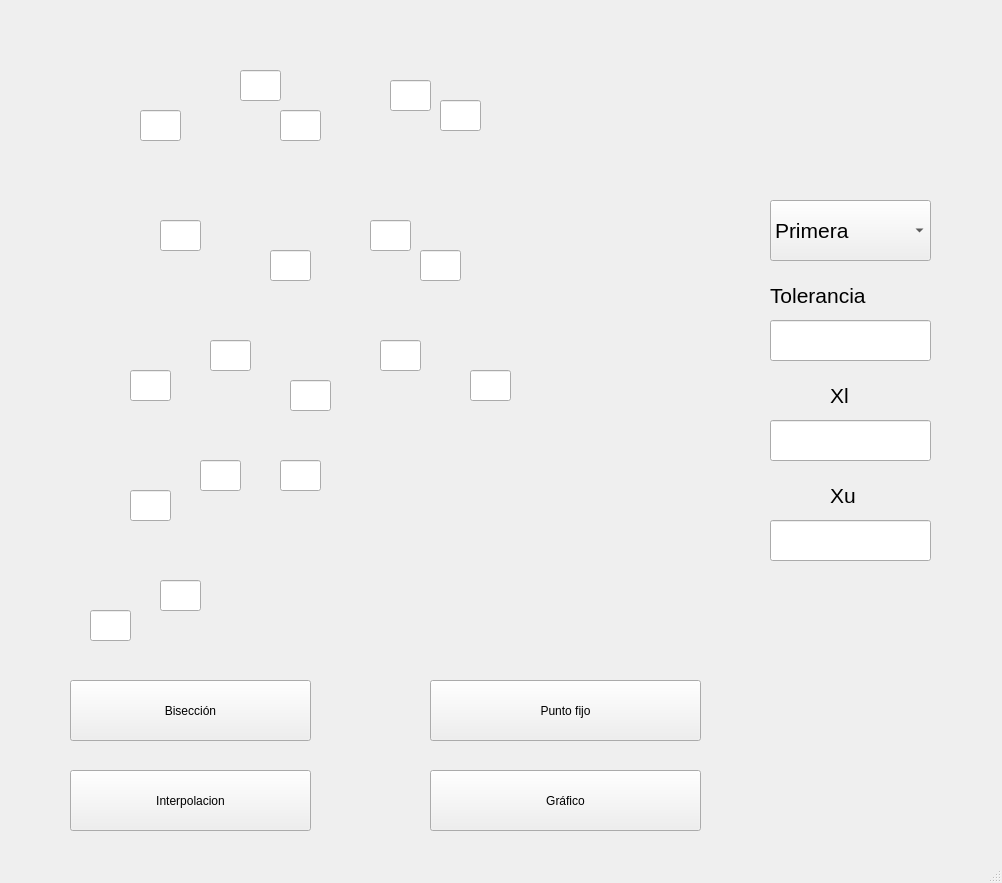
<?xml version="1.0" encoding="UTF-8"?>
<ui version="4.0">
 <class>MetodosIntervalo</class>
 <widget class="QMainWindow" name="MetodosIntervalo">
  <property name="enabled">
   <bool>true</bool>
  </property>
  <property name="geometry">
   <rect>
    <x>0</x>
    <y>0</y>
    <width>1002</width>
    <height>883</height>
   </rect>
  </property>
  <property name="windowTitle">
   <string>Metodos de intervalo</string>
  </property>
  <widget class="QWidget" name="centralwidget">
   <widget class="QPushButton" name="interpolacion">
    <property name="geometry">
     <rect>
      <x>70</x>
      <y>770</y>
      <width>241</width>
      <height>61</height>
     </rect>
    </property>
    <property name="text">
     <string>Interpolacion</string>
    </property>
   </widget>
   <widget class="QPushButton" name="grafico">
    <property name="geometry">
     <rect>
      <x>430</x>
      <y>770</y>
      <width>271</width>
      <height>61</height>
     </rect>
    </property>
    <property name="text">
     <string>Gráfico</string>
    </property>
   </widget>
   <widget class="QPushButton" name="biseccion">
    <property name="geometry">
     <rect>
      <x>70</x>
      <y>680</y>
      <width>241</width>
      <height>61</height>
     </rect>
    </property>
    <property name="text">
     <string>Bisección</string>
    </property>
   </widget>
   <widget class="QPushButton" name="puntoFijo">
    <property name="geometry">
     <rect>
      <x>430</x>
      <y>680</y>
      <width>271</width>
      <height>61</height>
     </rect>
    </property>
    <property name="text">
     <string>Punto fijo</string>
    </property>
   </widget>
   <widget class="QComboBox" name="comboBox">
    <property name="enabled">
     <bool>true</bool>
    </property>
    <property name="geometry">
     <rect>
      <x>770</x>
      <y>200</y>
      <width>161</width>
      <height>61</height>
     </rect>
    </property>
    <property name="font">
     <font>
      <pointsize>16</pointsize>
     </font>
    </property>
    <property name="editable">
     <bool>false</bool>
    </property>
    <property name="currentText">
     <string>Primera</string>
    </property>
    <property name="duplicatesEnabled">
     <bool>false</bool>
    </property>
    <item>
     <property name="text">
      <string>Primera</string>
     </property>
    </item>
    <item>
     <property name="text">
      <string>Segunda</string>
     </property>
    </item>
    <item>
     <property name="text">
      <string>Tercera</string>
     </property>
    </item>
    <item>
     <property name="text">
      <string>Cuarta</string>
     </property>
    </item>
    <item>
     <property name="text">
      <string>Quinta</string>
     </property>
    </item>
   </widget>
   <widget class="QLabel" name="Resultado">
    <property name="geometry">
     <rect>
      <x>20</x>
      <y>10</y>
      <width>941</width>
      <height>51</height>
     </rect>
    </property>
    <property name="font">
     <font>
      <pointsize>20</pointsize>
     </font>
    </property>
    <property name="text">
     <string/>
    </property>
   </widget>
   <widget class="QLabel" name="fondo">
    <property name="geometry">
     <rect>
      <x>140</x>
      <y>70</y>
      <width>531</width>
      <height>611</height>
     </rect>
    </property>
    <property name="text">
     <string/>
    </property>
    <property name="pixmap">
     <pixmap>imagenes/ecuaciones4.gif</pixmap>
    </property>
    <property name="scaledContents">
     <bool>true</bool>
    </property>
   </widget>
   <widget class="QLineEdit" name="primera1">
    <property name="geometry">
     <rect>
      <x>140</x>
      <y>110</y>
      <width>41</width>
      <height>31</height>
     </rect>
    </property>
    <property name="font">
     <font>
      <pointsize>12</pointsize>
      <weight>75</weight>
      <bold>true</bold>
     </font>
    </property>
    <property name="text">
     <string/>
    </property>
   </widget>
   <widget class="QLineEdit" name="primera2">
    <property name="geometry">
     <rect>
      <x>240</x>
      <y>70</y>
      <width>41</width>
      <height>31</height>
     </rect>
    </property>
    <property name="font">
     <font>
      <pointsize>12</pointsize>
      <weight>75</weight>
      <bold>true</bold>
     </font>
    </property>
    <property name="text">
     <string/>
    </property>
   </widget>
   <widget class="QLineEdit" name="primera3">
    <property name="geometry">
     <rect>
      <x>280</x>
      <y>110</y>
      <width>41</width>
      <height>31</height>
     </rect>
    </property>
    <property name="font">
     <font>
      <pointsize>12</pointsize>
      <weight>75</weight>
      <bold>true</bold>
     </font>
    </property>
    <property name="text">
     <string/>
    </property>
   </widget>
   <widget class="QLineEdit" name="primera4">
    <property name="geometry">
     <rect>
      <x>390</x>
      <y>80</y>
      <width>41</width>
      <height>31</height>
     </rect>
    </property>
    <property name="font">
     <font>
      <pointsize>12</pointsize>
      <weight>75</weight>
      <bold>true</bold>
     </font>
    </property>
    <property name="text">
     <string/>
    </property>
   </widget>
   <widget class="QLineEdit" name="primera5">
    <property name="geometry">
     <rect>
      <x>440</x>
      <y>100</y>
      <width>41</width>
      <height>31</height>
     </rect>
    </property>
    <property name="font">
     <font>
      <pointsize>12</pointsize>
      <weight>75</weight>
      <bold>true</bold>
     </font>
    </property>
    <property name="text">
     <string/>
    </property>
   </widget>
   <widget class="QLineEdit" name="segunda1">
    <property name="geometry">
     <rect>
      <x>160</x>
      <y>220</y>
      <width>41</width>
      <height>31</height>
     </rect>
    </property>
    <property name="font">
     <font>
      <pointsize>12</pointsize>
      <weight>75</weight>
      <bold>true</bold>
     </font>
    </property>
    <property name="text">
     <string/>
    </property>
   </widget>
   <widget class="QLineEdit" name="segunda2">
    <property name="geometry">
     <rect>
      <x>270</x>
      <y>250</y>
      <width>41</width>
      <height>31</height>
     </rect>
    </property>
    <property name="font">
     <font>
      <pointsize>12</pointsize>
      <weight>75</weight>
      <bold>true</bold>
     </font>
    </property>
    <property name="text">
     <string/>
    </property>
   </widget>
   <widget class="QLineEdit" name="segunda3">
    <property name="geometry">
     <rect>
      <x>370</x>
      <y>220</y>
      <width>41</width>
      <height>31</height>
     </rect>
    </property>
    <property name="font">
     <font>
      <pointsize>12</pointsize>
      <weight>75</weight>
      <bold>true</bold>
     </font>
    </property>
    <property name="text">
     <string/>
    </property>
   </widget>
   <widget class="QLineEdit" name="segunda4">
    <property name="geometry">
     <rect>
      <x>420</x>
      <y>250</y>
      <width>41</width>
      <height>31</height>
     </rect>
    </property>
    <property name="font">
     <font>
      <pointsize>12</pointsize>
      <weight>75</weight>
      <bold>true</bold>
     </font>
    </property>
    <property name="text">
     <string/>
    </property>
   </widget>
   <widget class="QLineEdit" name="tercera1">
    <property name="geometry">
     <rect>
      <x>130</x>
      <y>370</y>
      <width>41</width>
      <height>31</height>
     </rect>
    </property>
    <property name="font">
     <font>
      <pointsize>12</pointsize>
      <weight>75</weight>
      <bold>true</bold>
     </font>
    </property>
    <property name="text">
     <string/>
    </property>
   </widget>
   <widget class="QLineEdit" name="tercera2">
    <property name="geometry">
     <rect>
      <x>210</x>
      <y>340</y>
      <width>41</width>
      <height>31</height>
     </rect>
    </property>
    <property name="font">
     <font>
      <pointsize>12</pointsize>
      <weight>75</weight>
      <bold>true</bold>
     </font>
    </property>
    <property name="text">
     <string/>
    </property>
   </widget>
   <widget class="QLineEdit" name="tercera3">
    <property name="geometry">
     <rect>
      <x>290</x>
      <y>380</y>
      <width>41</width>
      <height>31</height>
     </rect>
    </property>
    <property name="font">
     <font>
      <pointsize>12</pointsize>
      <weight>75</weight>
      <bold>true</bold>
     </font>
    </property>
    <property name="text">
     <string/>
    </property>
   </widget>
   <widget class="QLineEdit" name="tercera4">
    <property name="geometry">
     <rect>
      <x>380</x>
      <y>340</y>
      <width>41</width>
      <height>31</height>
     </rect>
    </property>
    <property name="font">
     <font>
      <pointsize>12</pointsize>
      <weight>75</weight>
      <bold>true</bold>
     </font>
    </property>
    <property name="text">
     <string/>
    </property>
   </widget>
   <widget class="QLineEdit" name="tercera5">
    <property name="geometry">
     <rect>
      <x>470</x>
      <y>370</y>
      <width>41</width>
      <height>31</height>
     </rect>
    </property>
    <property name="font">
     <font>
      <pointsize>12</pointsize>
      <weight>75</weight>
      <bold>true</bold>
     </font>
    </property>
    <property name="text">
     <string/>
    </property>
   </widget>
   <widget class="QLineEdit" name="cuarta1">
    <property name="geometry">
     <rect>
      <x>130</x>
      <y>490</y>
      <width>41</width>
      <height>31</height>
     </rect>
    </property>
    <property name="font">
     <font>
      <pointsize>12</pointsize>
      <weight>75</weight>
      <bold>true</bold>
     </font>
    </property>
    <property name="text">
     <string/>
    </property>
   </widget>
   <widget class="QLineEdit" name="cuarta2">
    <property name="geometry">
     <rect>
      <x>200</x>
      <y>460</y>
      <width>41</width>
      <height>31</height>
     </rect>
    </property>
    <property name="font">
     <font>
      <pointsize>12</pointsize>
      <weight>75</weight>
      <bold>true</bold>
     </font>
    </property>
    <property name="text">
     <string/>
    </property>
   </widget>
   <widget class="QLineEdit" name="cuarta3">
    <property name="geometry">
     <rect>
      <x>280</x>
      <y>460</y>
      <width>41</width>
      <height>31</height>
     </rect>
    </property>
    <property name="font">
     <font>
      <pointsize>12</pointsize>
      <weight>75</weight>
      <bold>true</bold>
     </font>
    </property>
    <property name="text">
     <string/>
    </property>
   </widget>
   <widget class="QLineEdit" name="quinta1">
    <property name="geometry">
     <rect>
      <x>90</x>
      <y>610</y>
      <width>41</width>
      <height>31</height>
     </rect>
    </property>
    <property name="font">
     <font>
      <pointsize>12</pointsize>
      <weight>75</weight>
      <bold>true</bold>
     </font>
    </property>
    <property name="text">
     <string/>
    </property>
   </widget>
   <widget class="QLineEdit" name="quinta2">
    <property name="geometry">
     <rect>
      <x>160</x>
      <y>580</y>
      <width>41</width>
      <height>31</height>
     </rect>
    </property>
    <property name="font">
     <font>
      <pointsize>12</pointsize>
      <weight>75</weight>
      <bold>true</bold>
     </font>
    </property>
    <property name="text">
     <string/>
    </property>
   </widget>
   <widget class="QLineEdit" name="tolerancia">
    <property name="geometry">
     <rect>
      <x>770</x>
      <y>320</y>
      <width>161</width>
      <height>41</height>
     </rect>
    </property>
    <property name="font">
     <font>
      <pointsize>16</pointsize>
      <weight>75</weight>
      <bold>true</bold>
     </font>
    </property>
    <property name="text">
     <string/>
    </property>
   </widget>
   <widget class="QLineEdit" name="xl">
    <property name="geometry">
     <rect>
      <x>770</x>
      <y>420</y>
      <width>161</width>
      <height>41</height>
     </rect>
    </property>
    <property name="font">
     <font>
      <pointsize>16</pointsize>
      <weight>75</weight>
      <bold>true</bold>
     </font>
    </property>
    <property name="text">
     <string/>
    </property>
   </widget>
   <widget class="QLineEdit" name="xu">
    <property name="geometry">
     <rect>
      <x>770</x>
      <y>520</y>
      <width>161</width>
      <height>41</height>
     </rect>
    </property>
    <property name="font">
     <font>
      <pointsize>16</pointsize>
      <weight>75</weight>
      <bold>true</bold>
     </font>
    </property>
    <property name="text">
     <string/>
    </property>
   </widget>
   <widget class="QLabel" name="label">
    <property name="geometry">
     <rect>
      <x>770</x>
      <y>280</y>
      <width>151</width>
      <height>31</height>
     </rect>
    </property>
    <property name="font">
     <font>
      <pointsize>16</pointsize>
     </font>
    </property>
    <property name="text">
     <string>Tolerancia</string>
    </property>
   </widget>
   <widget class="QLabel" name="label_2">
    <property name="geometry">
     <rect>
      <x>830</x>
      <y>380</y>
      <width>41</width>
      <height>31</height>
     </rect>
    </property>
    <property name="font">
     <font>
      <pointsize>16</pointsize>
     </font>
    </property>
    <property name="text">
     <string>Xl</string>
    </property>
    <property name="margin">
     <number>0</number>
    </property>
   </widget>
   <widget class="QLabel" name="label_3">
    <property name="geometry">
     <rect>
      <x>830</x>
      <y>480</y>
      <width>41</width>
      <height>31</height>
     </rect>
    </property>
    <property name="font">
     <font>
      <pointsize>16</pointsize>
     </font>
    </property>
    <property name="text">
     <string>Xu</string>
    </property>
    <property name="margin">
     <number>0</number>
    </property>
   </widget>
  </widget>
  <widget class="QMenuBar" name="menubar">
   <property name="geometry">
    <rect>
     <x>0</x>
     <y>0</y>
     <width>1002</width>
     <height>26</height>
    </rect>
   </property>
  </widget>
  <widget class="QStatusBar" name="statusbar"/>
 </widget>
 <resources/>
 <connections/>
</ui>
